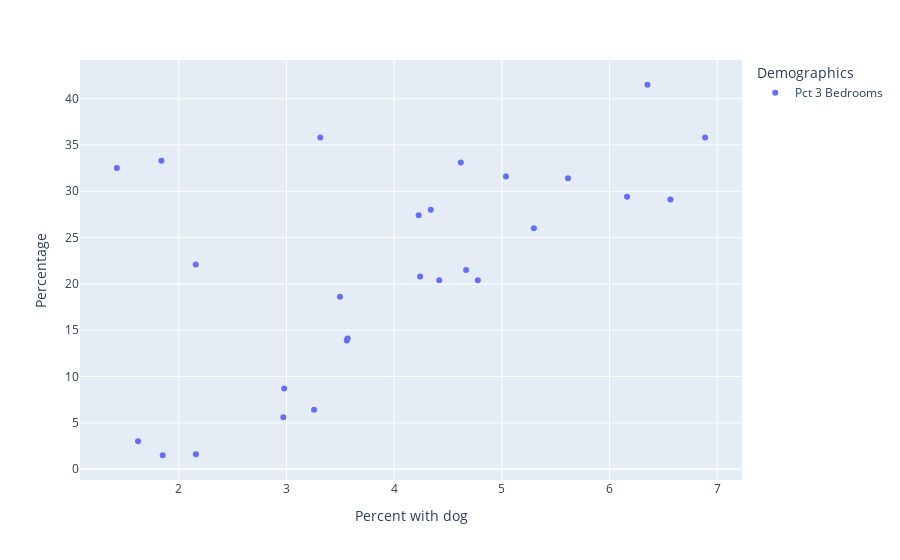

Notebook code cell kept with this figure:
### Code cell
plot_attribute('Pct 3 Bedrooms')

### Figure 1 — Plotly figure (JSON) as saved in the notebook; plotly's stock layout.template omitted (floating-point values rounded to 4 significant figures)
{"data": [{"hovertemplate": "variable=Pct 3 Bedrooms<br>households_with_dog_pct=%{x}<br>value=%{y}<extra></extra>", "legendgroup": "Pct 3 Bedrooms", "marker": {"color": "#636efa", "symbol": "circle"}, "mode": "markers", "name": "Pct 3 Bedrooms", "orientation": "v", "showlegend": true, "type": "scatter", "x": [2.158, 2.978, 4.777, 1.621, 3.496, 5.038, 4.419, 4.34, 2.97, 4.668, 6.163, 5.297, 6.888, 4.619, 3.568, 1.85, 3.56, 4.241, 5.615, 2.156, 3.256, 6.353, 4.228, 1.838, 3.314, 1.424, 6.566], "xaxis": "x", "y": [1.6, 8.7, 20.4, 3, 18.6, 31.6, 20.4, 28, 5.6, 21.5, 29.4, 26, 35.8, 33.1, 14.1, 1.5, 13.9, 20.8, 31.4, 22.1, 6.4, 41.5, 27.4, 33.3, 35.8, 32.5, 29.1], "yaxis": "y"}], "layout": {"legend": {"title": {"text": "Demographics"}, "tracegroupgap": 0}, "margin": {"t": 60}, "xaxis": {"anchor": "y", "domain": [0, 1], "title": {"text": "Percent with dog"}}, "yaxis": {"anchor": "x", "domain": [0, 1], "title": {"text": "Percentage"}}}}
